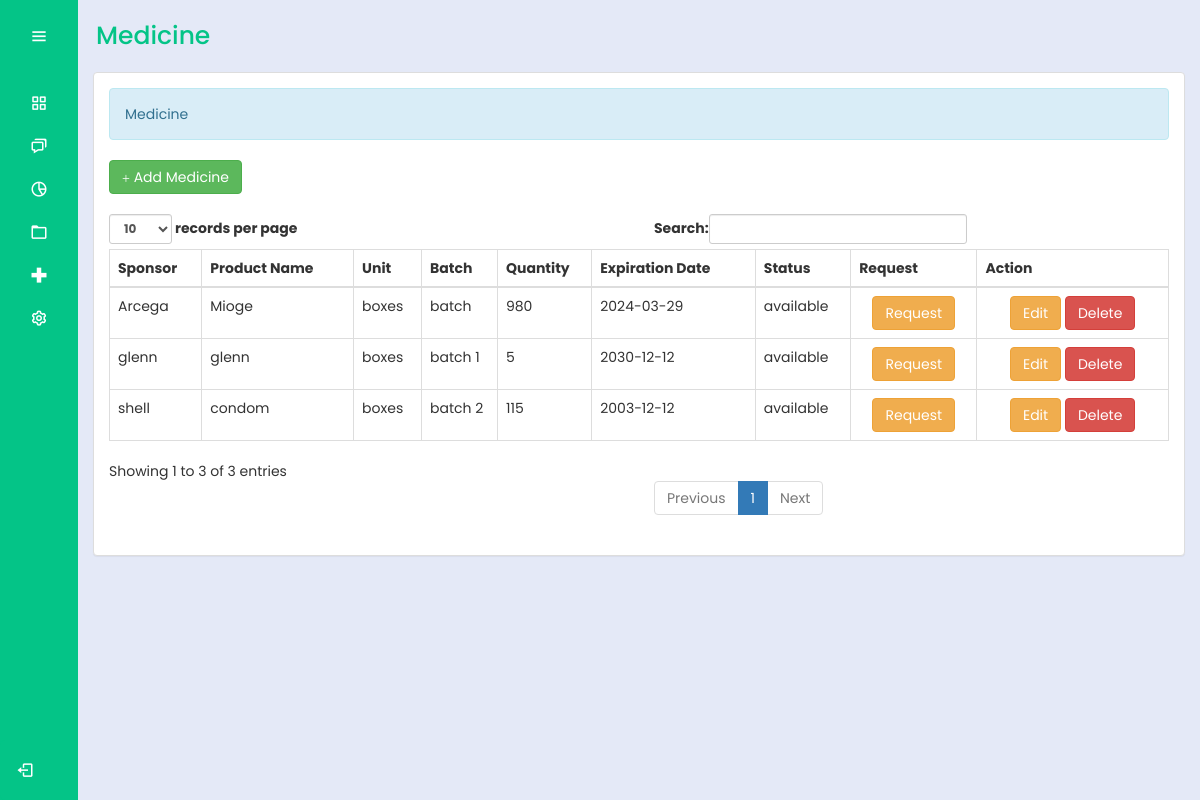
/bhw/medicinee.php (signed in), run on an earlier commit of the app's database.
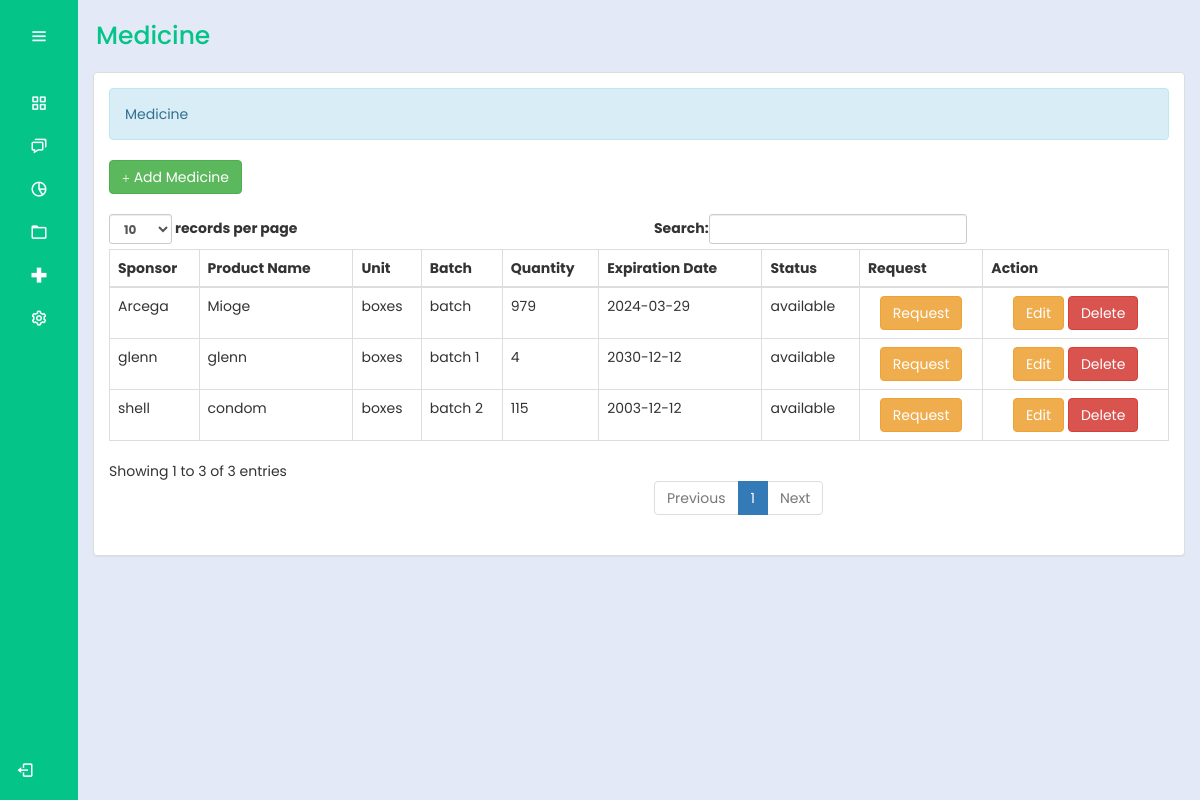
And on a later commit of the database.
### tables this page shows
CREATE TABLE `medicines` (
  `productId` int(30) NOT NULL,
  `productName` varchar(100) NOT NULL,
  `sponsor` varchar(100) NOT NULL,
  `unit` varchar(100) NOT NULL,
  `batch` varchar(100) NOT NULL,
  `quantity1` int(10) NOT NULL,
  `total` int(10) NOT NULL,
  `expDate` date NOT NULL,
  `status` varchar(100) NOT NULL,
  `action` varchar(100) NOT NULL
);

### bhw/medicinee.php (the view, shortened to what this page needs)
<?php
@include "../connection/connect.php";
if(isset($_SESSION['user_data'])){
?>
<!DOCTYPE html>
<html lang="en">
<head>
  <link rel="stylesheet" href="../cssmainmenu/style.css">
  <link href='https://unpkg.com/boxicons@2.1.4/css/boxicons.min.css' rel='stylesheet'>
  <link rel = "stylesheet" type = "text/css" href = "../css/bootstrap.css " />
  <link rel = "stylesheet" type = "text/css" href = "../css/style.css" />
</head>
<body>
  <div class="sidebar">
    <div class="logo_details">
      <i class="bx bx-menu" id="btn"></i>
    </div>
    <ul class="nav-list">
      <li>
        <a href="homemedd.php">
          <i class="bx bx-grid-alt"></i>
        </a>
      </li>
      <li>
        <a href="../logout.php">
          <i class="bx bx-chat"></i>
        </a>
      </li>
      <li>
        <a href="#">
          <i class="bx bx-pie-chart-alt-2"></i>
        </a>
      </li>
      <li>
        <a href="userRecMed.php">
          <i class="bx bx-folder"></i>
        </a>
      </li>
      <li>
        <a href="medicinee.php">
          <i class="bx bx-plus-medical"></i>
        </a>
      </li>
      <li>
        <a href="#">
          <i class="bx bx-cog"></i>
        </a>
      </li>
      <li class="profile">
  <div class="profile_details">
    <div class="profile_content">
    <div class="name"><?php echo $_SESSION['user_data']['name']; ?></div>
    </div>
  </div>
  <a href="../logout.php" id="log_out">
    <i class="bx bx-log-out"></i>
  </a>
  </li>
    </ul>
  </div>
  <section class="home-section">
  <div class="text">Medicine</div>
    <div class="container-fluid">
      <div class="panel panel-default">
        <div class="panel-body">
          <div class="alert alert-info">Medicine</div>
          <a class="btn btn-success" href="add_med.php?"><i class="glyphicon glyphicon-plus"></i> Add Medicine</a>
           <br />
          <br />
<table id="table" class="table table-bordered">
    <thead>
        <tr>
            <th>Sponsor</th>
            <th>Product Name</th>
            <th>Unit</th>
            <th>Batch</th>
            <th>Quantity</th>
            <th>Expiration Date</th>
            <th>Status</th>
            <th>Request</th>
            <th>Action</th>
        </tr>
    </thead>
    <tbody>
    <?php
$query = $conn->query("SELECT * FROM medicines") or die(mysqli_error());
while ($fetch = $query->fetch_array()) {
    $status = ($fetch['total'] == 0) ? 'unavailable' : $fetch['status'];
?>
<tr>
    <td><?php echo $fetch['sponsor'] ?></td>
    <td><?php echo $fetch['productName'] ?></td>
    <td><?php echo $fetch['unit'] ?></td>
    <td><?php echo $fetch['batch'] ?></td>
    <td><?php echo $fetch['total'] ?></td>
    <td><?php echo $fetch['expDate'] ?></td>
    <td><?php echo $status ?></td>
    <td>
        <center>
            <?php if ($status == 'unavailable' || $fetch['total'] == 0): ?>
                <button class="btn btn-warning" disabled>Request</button>
            <?php else: ?>
                <a class="btn btn-warning" href="request.php?productName=<?php echo urlencode($fetch['productName']); ?>">Request</a>
            <?php endif; ?>
        </center>
    </td>
    <td>
        <center>
            <a class="btn btn-warning" href="edit_med.php?productId=<?php echo $fetch['productId'] ?>"></i> Edit</a>
            <a class="btn btn-danger" onclick="confirmationDelete(this); return false;" href="../admin_query/delete_med.php?productId=<?php echo $fetch['productId'] ?>">Delete</a>
        </center>
    </td>
</tr>
<?php
}
?>
    </tbody>
</table>
        </div>
      </div>
    </div>
  </section>
</body>
</html>
<?php
}
else{
	header("Location:.././index.php?error=UnAuthorized Access");
}

What changed in the data, as far as the page shows it:
changed medicines "glenn": total "5" → "4"
changed medicines "Arcega": total "980" → "979"
